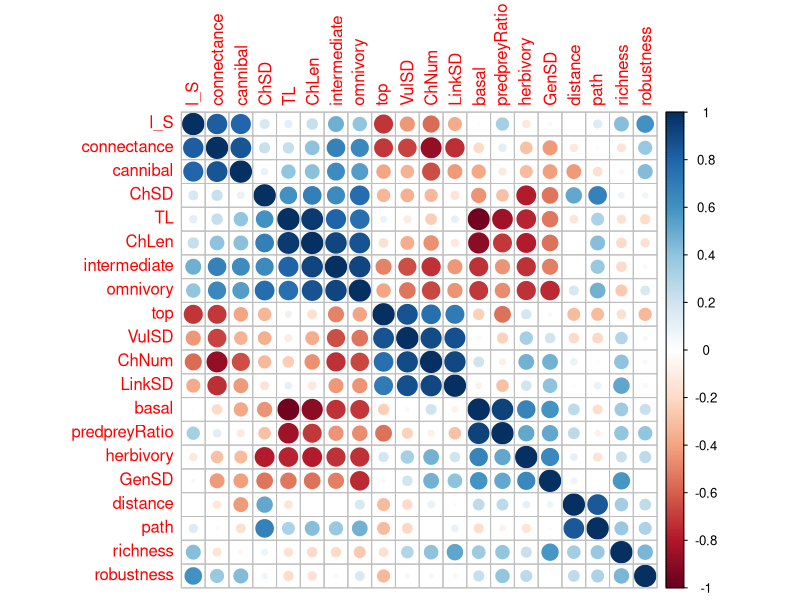
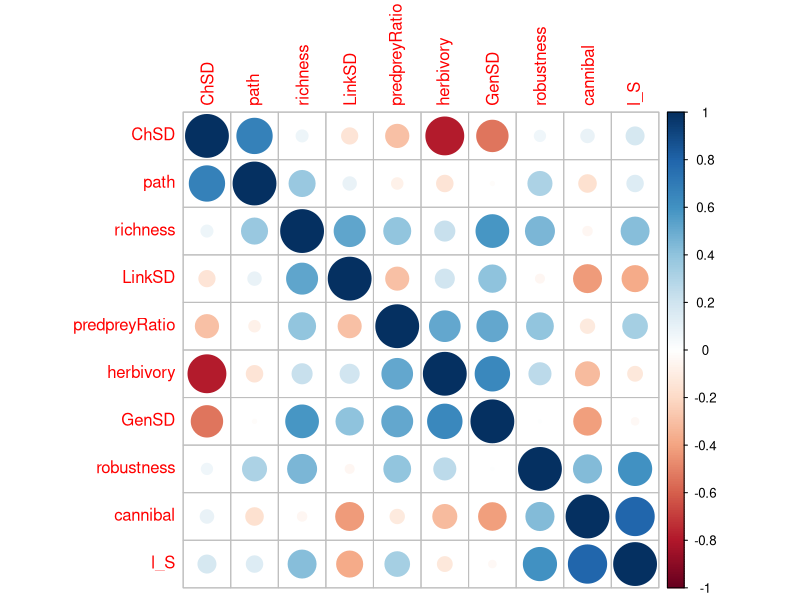
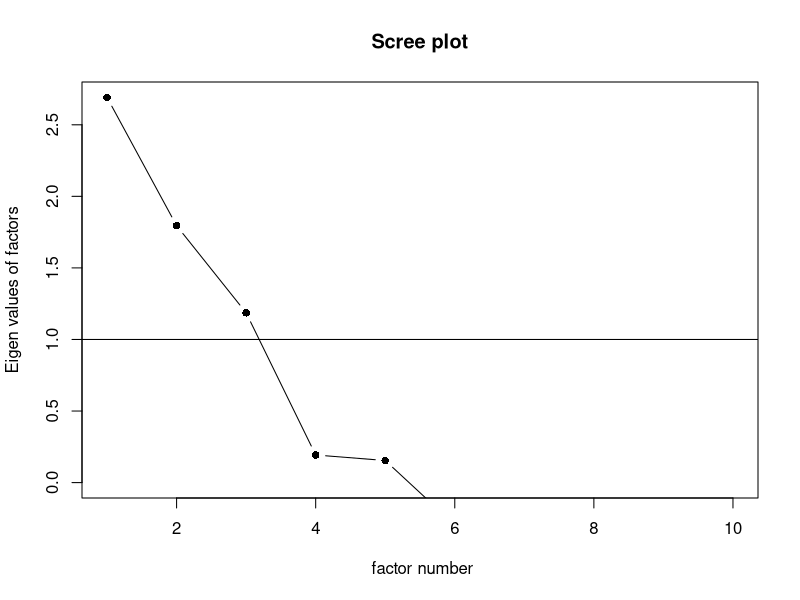
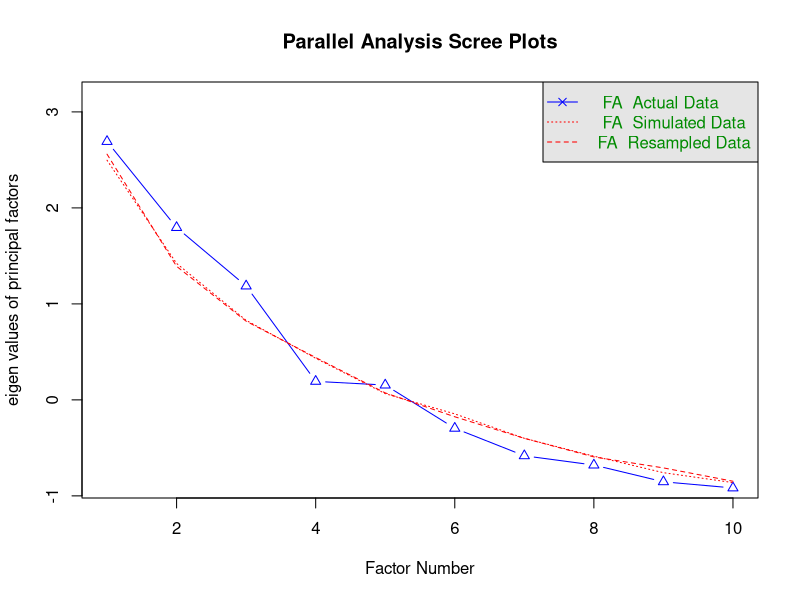

These charts were generated, in order, by the following R code: (Note: this script raises an error after producing the figures.)
##Load packages
library(caret)
library(corrplot)
library(FactoMineR)
library(here)
library(psych)
library(ggrepel)
library(tidyverse)

setwd(here::here())

# import network summary data
topology_vermaat <- read.csv("data/vermaat_2009/vermaat_summary.csv") %>%
  select(-id) %>%
  select(-c(links, S1, S2, S4, S5, diameter, ρ, centrality, complexity))

# get an idea of the number of NA vals
sapply(topology_vermaat, function(x) sum(is.na(x))) / nrow(topology_vermaat) * 100

# same for prop of zeros
colSums(topology_vermaat==0, na.rm = TRUE)/nrow(topology_vermaat)*100

topology_vermaat_subset <-
  topology_vermaat %>%
  select(-c(loops)) %>%
  na.omit()

# 1: look at correlation first

#scale all features
topology_scaled <- scale(topology_vermaat_subset,
                         center = TRUE, scale = TRUE)

# correlation matrix
cor_matrix <- cor(topology_scaled)

corrplot(cor_matrix, order = "hclust")

# remove highly correlated vars
# select the cutoff 
corr_cutoff <- 0.8
# subset by cutoff
hc = findCorrelation(cor_matrix, cutoff = corr_cutoff, names = TRUE)

# subset 
topology_subset <- select(topology_vermaat_subset,-all_of(hc))
topology_scaled_subset <- scale(topology_subset,
                                center = TRUE, scale = TRUE)

cor_mat_subset <- cor(topology_scaled_subset)

corrplot(cor_mat_subset, order = "hclust")

#KMO Test

KMO(topology_subset)
cortest.bartlett(topology_vermaat_subset)


# Determine number of factors to extract
ev <- eigen(cor(topology_scaled_subset)) # get eigenvalues
ev$values

scree(topology_scaled_subset, pc=FALSE)

fa.parallel(topology_scaled_subset, fa="fa")

Nfacs <- 3  # This is for four factors. You can change this as needed.

fit <- factanal(topology_scaled_subset, Nfacs, rotation = "promax")

ggplot() +
  geom_point(aes(x = fit$loadings[, 1],
                 y = fit$loadings[, 2])) +
  geom_vline(xintercept = 0) +
  geom_hline(yintercept = 0) +
  geom_text(aes(x = fit$loadings[, 1],
                y = fit$loadings[, 2],
                label = names(fit$loadings[, 1])),
            nudge_y = 0.1) +
  theme_classic() +
  labs(x = "Factor 1",
       y = "Factor 2") +
  lims(x= c(-1.2, 1.2), 
       y = c(-1.2, 1.2))

# 2: look at correlation first

pca <- PCA(topology_vermaat, scale.unit = TRUE)

# get variance explained for labels
variance = pca$eig %>%
  as.data.frame() %>%
  pull(`percentage of variance`)


# pull all vars signif correlated with first three dims
dim_descrip <- dimdesc(pca, axes = 1:3)

signif_corrs <- 
  dim_descrip[["Dim.1"]] %>%
  as.data.frame() %>%
  rownames_to_column(., var = "Property") %>%
  mutate(dimension = "Dim.1") %>%
  rbind(dim_descrip[["Dim.2"]] %>%
          as.data.frame() %>%
          rownames_to_column(., var = "Property") %>%
          mutate(dimension = "Dim.2")) %>%
  rbind(dim_descrip[["Dim.3"]] %>%
          as.data.frame() %>%
          rownames_to_column(., var = "Property") %>%
          mutate(dimension = "Dim.3")) %>%
  mutate(quanti.correlation = round(quanti.correlation, digits = 2))

pca$var$cor %>%
  as.data.frame() %>%
  rownames_to_column(., var = "Property") %>%
  select(Property, Dim.1, Dim.2, Dim.3) %>%
  pivot_longer(!Property,
               names_to = "dimension",
               values_to = "quanti.correlation") %>%
  mutate(quanti.correlation = round(quanti.correlation, digits = 2)) %>%
  full_join(signif_corrs) %>%
  mutate(dimension = case_when(dimension == "Dim.1" ~ paste("PCA 1 (", round(variance[1]), "%)", sep = ""),
                               dimension == "Dim.2" ~ paste("PCA 2 (", round(variance[2]), "%)", sep = ""),
                               dimension == "Dim.3" ~ paste("PCA 3 (", round(variance[3]), "%)", sep = "")),
         quanti.correlation = case_when(quanti.correlation > 0.53 & quanti.correlation <= 0.53 & quanti.p.value <= 0.05 ~ paste("**", quanti.correlation, "**", sep = ""),
                                        quanti.correlation > 0.66 & quanti.p.value <= 0.01 ~ paste("**", quanti.correlation, "**", sep = ""),
                                        .default = as.character(quanti.correlation))) %>%
  select(!quanti.p.value) %>%
  pivot_wider(names_from = dimension,
              values_from = quanti.correlation) %>%
  write.csv(.,
            "../tables/vermaat_corr.csv",
            row.names = FALSE)

# plot pca
ggplot(data = pca[["var"]][["coord"]]) +
  geom_hline(yintercept = 0,
             colour = "grey60",
             linetype = 2) +
  geom_vline(xintercept = 0,
             colour = "grey60",
             linetype = 2) +
  geom_point(aes(x = Dim.1,
                 y = Dim.2)) +
  geom_text_repel(aes(x = Dim.1,
                      y = Dim.2,
                      label = row.names(pca[["var"]][["coord"]]))) +
  theme_classic() +
  lims(x= c(-1, 1), y = c(-1, 1)) +
  labs(x = paste("PCA 1 (", round(variance[1]), "%)",sep = ""),
       y = paste("PCA 2 (", round(variance[2]), "%)",sep = ""))

ggsave("../figures/pca_vermaat.png")
